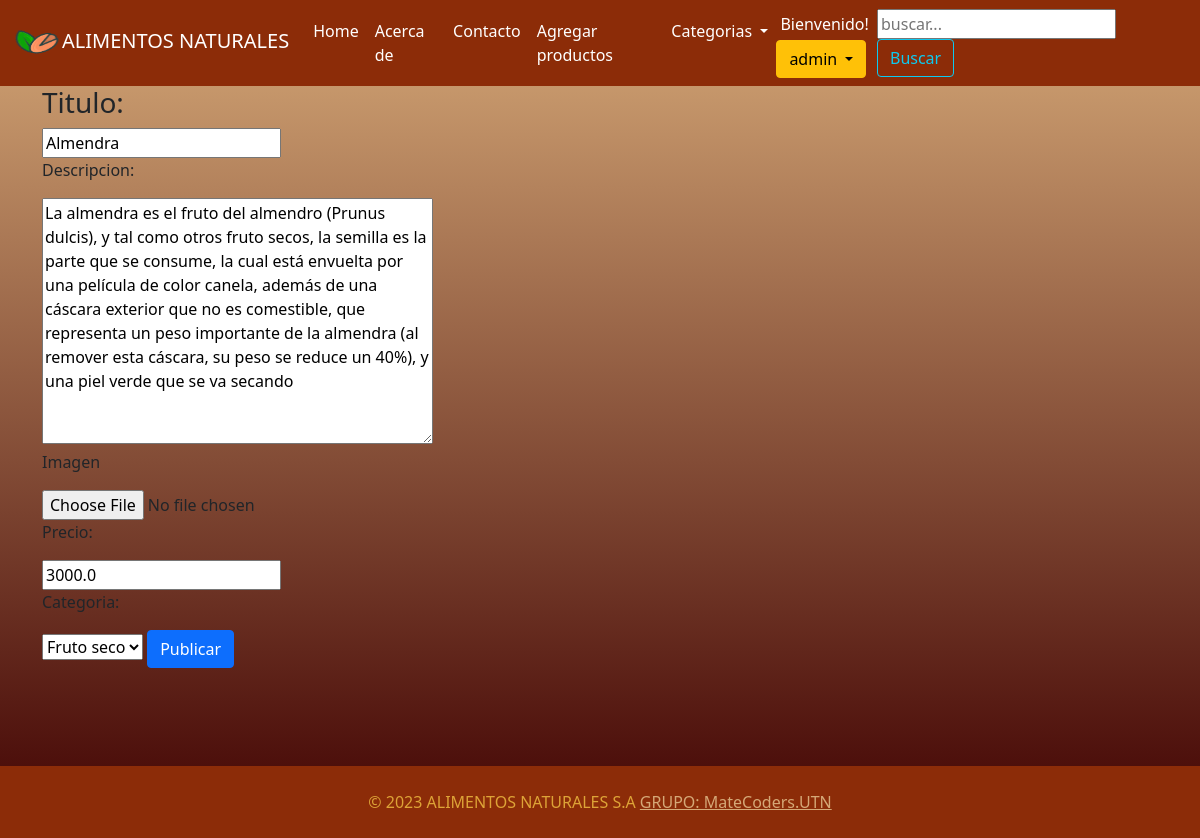
The page /editar/1 (signed in) on the database its author committed.
### TIENDA/models.py (models this page shows, shortened)
class Producto(models.Model):
    titulo = models.CharField(max_length=100)
    imagen = models.FileField(upload_to= "imagenes", null = True )
    descripcion = models.TextField(max_length=1000)
    precio = models.FloatField()
    categoria = models.ForeignKey(Categoria,on_delete=models.CASCADE, related_name='categoria_producto')
    fecha = models.DateTimeField(auto_now_add=True)

### TIENDA/views.py (the view)
# urls.py: path('editar/<int:id_producto>', views.editar, name = 'editar'),
@permission_required('TIENDA.change_producto')
def editar(request, id_producto):
    producto = get_object_or_404(Producto, id=id_producto)
    if request.method == 'POST':
        form = FormProducto(data=request.POST,
                            files=request.FILES, instance=producto)
        if form.is_valid():
            form.save()
            return redirect('tienda:home')
    else:
        form = FormProducto(instance=producto)
        return render(request, 'tienda/editar.html', {
            'producto': producto,
            'form': form
        })

### TIENDA/forms.py
class FormProducto(forms.ModelForm):
    class Meta:
        model = Producto
        fields = ("titulo",'imagen', "descripcion",  'precio', 'categoria')
        widgets = {
            'titulo': forms.TextInput(attrs={'class': 'pub_titulo'}),
            'descripcion': forms.Textarea(attrs={'class': 'pub_contenido'}),
            'imagen': forms.FileInput(attrs={'name':'imagen_adjunta', 'class': 'pub_imagen'}),
        }

### TIENDA/context_processor.py (called while the page is built)
def extras(request):
    if "carrito" not in request.session:
        request.session["carrito"] = []
    cantidad_productos = len(request.session['carrito'])
    return({'categoria': Categoria.objects.all(),
            'cantidad_productos': cantidad_productos,
            })

### TIENDA/models.py (called while the page is built)
    def __str__(self) -> str:
        return f'{self.titulo} '

### TIENDA/templates/tienda/editar.html (shortened to what this page needs)
{% extends 'tienda/layout.html' %}
{% block content %}
<form action="{% url 'tienda:editar' producto.id %} ", method="POST" enctype="multipart/form-data">
        <h3>Titulo: </h3>
        {{form.titulo}}
        <p>Descripcion:</p>
        {{form.descripcion}}
        <p>Imagen</p>
        {{form.imagen}}
        <p>Precio: </p>
        {{form.precio}}
        <p>Categoria:</p>
        {{form.categoria}}
        <input type="submit" class="btn btn-primary" value="Publicar">
    </form>
{% endblock content %}

### TIENDA/templates/tienda/layout.html (shortened to what this page needs)
{% load static %}
<!DOCTYPE html>
<html>
<head>
    <link href="https://cdn.jsdelivr.net/npm/bootstrap@5.0.1/dist/css/bootstrap.min.css" rel="stylesheet"
>
    <link rel="stylesheet" href="{% static 'css/styles.css' %}">
</head>
<body>
    <nav class="navbar navbar-expand-lg navbar-light sticky-top" style="background-color: #8C2C08;">
        <div class="container-fluid">
            <a class="navbar-brand" href="{% url 'tienda:home' %}" style="color: #ffffff;"><img src="{% static 'media/img/logo.png' %}" alt="Logo de la tienda" width="50" height="50">ALIMENTOS NATURALES</a>
            <div class="collapse navbar-collapse" id="navbarSupportedContent">
                <ul class="navbar-nav me-auto mb-2 mb-lg-0">
                    <li class="nav-item">
                        <a class="nav-link active" style="color: #ffffff;" aria-current="page" href="{% url 'tienda:home' %} ">Home</a>
                    </li>
                    <a href="{% url 'tienda:acerca' %} " class="nav-link active" style="color: #ffffff;"> Acerca de</a>
                    <a href="mailto: contacto@ALIMENTOSNATURALES.com" class="nav-link active" style="color: #ffffff;">Contacto</a>
                    {% if perms.TIENDA.add_producto%}
                    <li class="nav-item">
                        <a class="nav-link" href="{% url 'tienda:agregar' %}"style="color: #ffffff;">Agregar productos</a>
                    </li>
                    {% endif %}
                    <li class="nav-item dropdown">
                        <a class="nav-link dropdown-toggle" href="#" id="navbarDropdown" role="button"
                            data-bs-toggle="dropdown" aria-expanded="false" style="color: #ffffff;">
                            Categorias
                        </a>
                    </li>
                </ul>
                <div class="dropdown">
                    {% if user.is_authenticated %}
                    <div class="p-1" style="color: #ffffff">
                        Bienvenido!
                    </div>
                    <button class="btn btn-warning dropdown-toggle" type="button" id="dropdownMenuButton1"
                        data-bs-toggle="dropdown" aria-expanded="false">
                        {{user.username}}
                    </button>
                    {% endif%}
                </div>
                <form action="{% url 'tienda:buscar' %}" method="get">
                    <input name="buscar" type="text" placeholder="buscar...">
                    <button type="submit" class="btn btn-outline-info">Buscar</button>
                </form>
            </div>
        </div>
    </nav>
    <div class="container" style="min-height: 85vh;">
        {% block content %}
        {% endblock content %}
    </div>
    <footer class="footer mt-auto py-3" style="background-color: #8C2C08;">
        <div class="container">
            <div class="footer-copyright text-center py-2 "style="color: #DDA337;">
                © 2023 ALIMENTOS NATURALES S.A
                <a href="mailto: martinalejandrotorres77@gmail.com" style="color: #D5A877;">GRUPO: MateCoders.UTN</a>
            </div>
        </div>
    </footer>
</body>
</html>

### static/css/styles.css (style rules this page uses)
body { background: linear-gradient(to bottom, #D5A877, #400101); background-repeat: no-repeat; background-size: cover; }

### TIENDA/templates/tienda/layout.html (style rules this page uses)
body { background: linear-gradient(to bottom, #D5A877, #400101); }

### rows shown on the page
Producto: titulo "Almendra", descripcion "La almendra es el fruto del almendro (Prunus dulcis), y tal como otros fruto secos, la semilla es la parte que se consume, la cual está envuelta por una película de color canela, además de una cáscara exterior que no es comestible, que representa un peso importante de la almendra (al remover esta cáscara, su peso se reduce un 40%), y una piel verde que se va secando", precio "3000.0", categoria "Fruto seco"

### other values the page prints
{{ user.username }} "admin"
